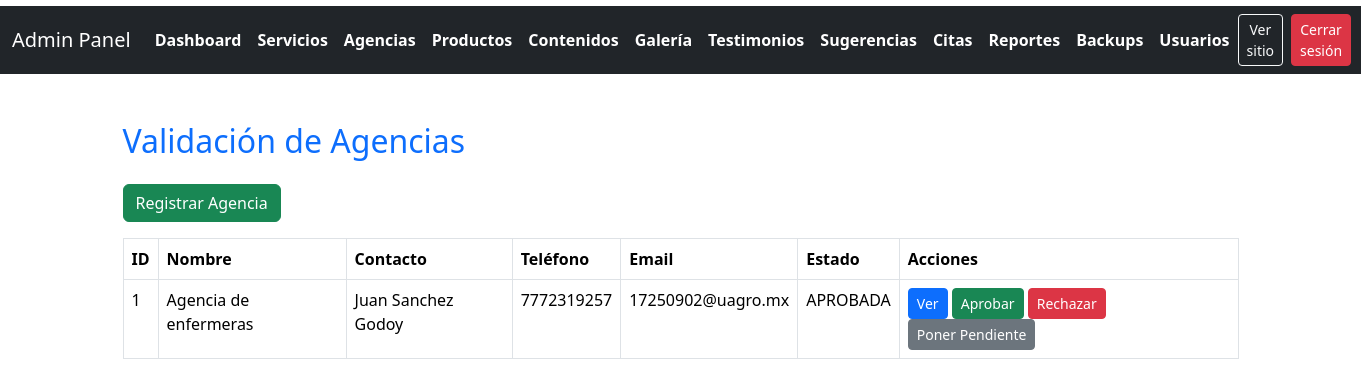
/public/admin/agencias.php (signed in), run on the app's committed database.
### tables this page shows
CREATE TABLE `agencia` (
  `idAgencia` int(11) NOT NULL,
  `Nombre` varchar(120) NOT NULL,
  `Contacto` varchar(120) NOT NULL,
  `Telefono` varchar(25) NOT NULL,
  `Email` varchar(100) NOT NULL,
  `Direccion` varchar(255) NOT NULL,
  `EstadoValidacion` enum('PENDIENTE','APROBADA','RECHAZADA') DEFAULT 'PENDIENTE'
);

### public/admin/agencias.php (the view, shortened to what this page needs)
<?php
require_once '../../app/config/db.php';
$agencias = $pdo->query('SELECT * FROM Agencia ORDER BY EstadoValidacion, Nombre')->fetchAll();
?>
<!DOCTYPE html>
<html lang="es">
<head>
    <link rel="stylesheet" href="../assets/css/style.css">
    <link href="https://cdn.jsdelivr.net/npm/bootstrap@5.3.2/dist/css/bootstrap.min.css" rel="stylesheet">
</head>
<body>
<?php include __DIR__ . '/partials/admin_nav.php'; ?>
    <div class="container py-5">
        <h2 class="text-primary mb-4">Validación de Agencias</h2>
        <a href="agencia_nueva.php" class="btn btn-success mb-3">Registrar Agencia</a>
        <table class="table table-bordered table-hover">
            <thead>
                <tr>
                    <th>ID</th>
                    <th>Nombre</th>
                    <th>Contacto</th>
                    <th>Teléfono</th>
                    <th>Email</th>
                    <th>Estado</th>
                    <th>Acciones</th>
                </tr>
            </thead>
            <tbody>
                <?php foreach ($agencias as $a): ?>
                <tr>
                    <td><?= $a['idAgencia'] ?></td>
                    <td><?= htmlspecialchars($a['Nombre']) ?></td>
                    <td><?= htmlspecialchars($a['Contacto']) ?></td>
                    <td><?= htmlspecialchars($a['Telefono']) ?></td>
                    <td><?= htmlspecialchars($a['Email']) ?></td>
                    <td><?= $a['EstadoValidacion'] ?></td>
                    <td>
                        <a href="agencia_ver.php?id=<?= $a['idAgencia'] ?>" class="btn btn-sm btn-primary">Ver</a>
                        <a href="../../app/controllers/AgenciaController.php?accion=aprobar&id=<?= $a['idAgencia'] ?>" class="btn btn-sm btn-success">Aprobar</a>
                        <a href="../../app/controllers/AgenciaController.php?accion=rechazar&id=<?= $a['idAgencia'] ?>" class="btn btn-sm btn-danger">Rechazar</a>
                        <a href="../../app/controllers/AgenciaController.php?accion=pendiente&id=<?= $a['idAgencia'] ?>" class="btn btn-sm btn-secondary">Poner Pendiente</a>
                    </td>
                </tr>
                <?php endforeach; ?>
            </tbody>
        </table>
    </div>
</body>
</html>

### public/assets/css/style.css (style rules this page uses)
body { font-family: 'Segoe UI', Arial, sans-serif; background-color: #f8f9fa; color: #333; }
h1, h2, h3, h4 { font-weight: 700; }
.btn-primary { background-color: #007bff; border: none; }
.text-primary { color: #007bff !important; }
:root { --red: #e60000; --purple: #7b2ad1; --yellow: #fff176; --title-yellow: #ffe56b; --nav-height: 110px; --font-sans: "Helvetica Neue", Arial, Helvetica, sans-serif; }
* { box-sizing: border-box; }
body { margin: 0; font-family: var(--font-sans); background: #fff; }

### data on the page
agencia: idAgencia "1", Nombre "Agencia de enfermeras", Contacto "Juan Sanchez Godoy", Telefono "7772319257", Email "17250902@uagro.mx", EstadoValidacion "APROBADA"
